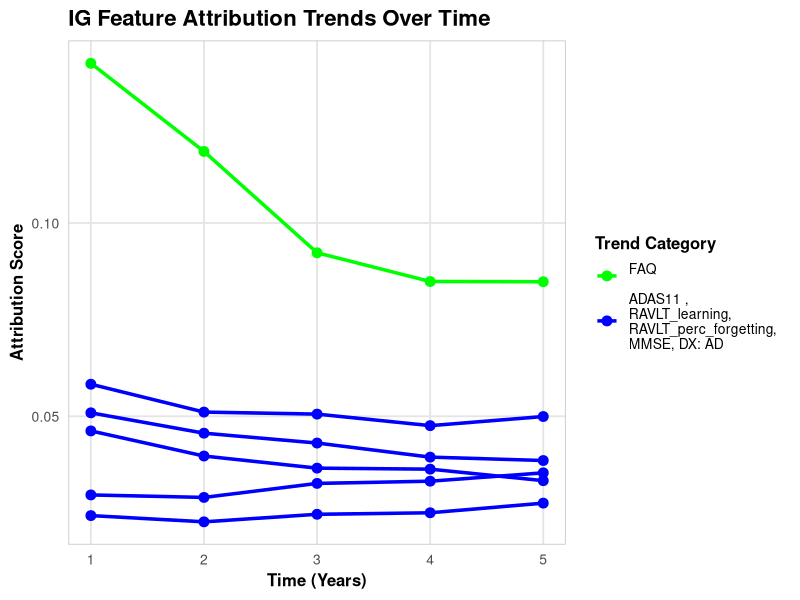

Reproduce this figure in R.
# Load required packages
library(ggplot2)
library(reshape2)
library(readr)
library(dplyr)

# Read the data from CSV file
data <- read_csv("20f_AD_trend.csv")

# Reshape the data to long format for ggplot2
data_long <- melt(data, id.vars = "Feature Name", 
                  variable.name = "Month", 
                  value.name = "Attribution")

# Convert the Month column to numeric
data_long$Month <- as.numeric(data_long$Month)

# Manually assign trend categories and colors
data_long <- data_long %>%
  mutate(Trend = case_when(
    `Feature Name` == "FAQ" ~ "falling",
    TRUE ~ "consistent"
  )) %>%
  mutate(Color = case_when(
    Trend == "falling" ~ "green",  # dark green
    Trend == "consistent" ~ "blue"
  ))

# Define the order of the legend items
legend_order <- c("green", "blue")

# Plot the trends
ggplot(data_long, aes(x = Month, y = Attribution, group = `Feature Name`, color = Color)) +
  geom_line(linewidth = 1.2) +  # Use linewidth instead of size for lines
  geom_point(size = 3) +        # Plot points at each time step
  scale_color_manual(
    values = c("green" = "green", 
               "blue" = "blue"),
    breaks = legend_order,
    labels = c("FAQ\n", "ADAS11 , \nRAVLT_learning,\nRAVLT_perc_forgetting, \nMMSE, DX: AD")
  ) +
  theme_minimal(base_size = 14) +  # Increase base font size for better readability
  labs(
    title = "IG Feature Attribution Trends Over Time",
    x = "Time (Years)",
    y = "Attribution Score",
    color = "Trend Category"
  ) +
  theme(
    text = element_text(family = "sans", color = "black"),  # Use a more common font
    plot.title = element_text(size = 16, face = "bold"),  # Make title larger
    axis.title = element_text(size = 12, face = "bold"),  # Bold axis titles
    axis.text = element_text(size = 10),  # Larger axis text
    legend.title = element_text(size = 12, face = "bold"),  # Bold legend title
    legend.text = element_text(size = 10)  # Larger legend text
  ) +
  coord_cartesian(ylim = c(min(data_long$Attribution, na.rm = TRUE), max(data_long$Attribution, na.rm = TRUE))) +  # Adjust axis limits
  theme(
    panel.grid.major = element_line(color = "gray90"),  # Light grid lines for readability
    panel.grid.minor = element_blank(),  # Remove minor grid lines for less clutter
    panel.border = element_rect(color = "gray80", fill = NA)  # Add a border around the plot
  )

